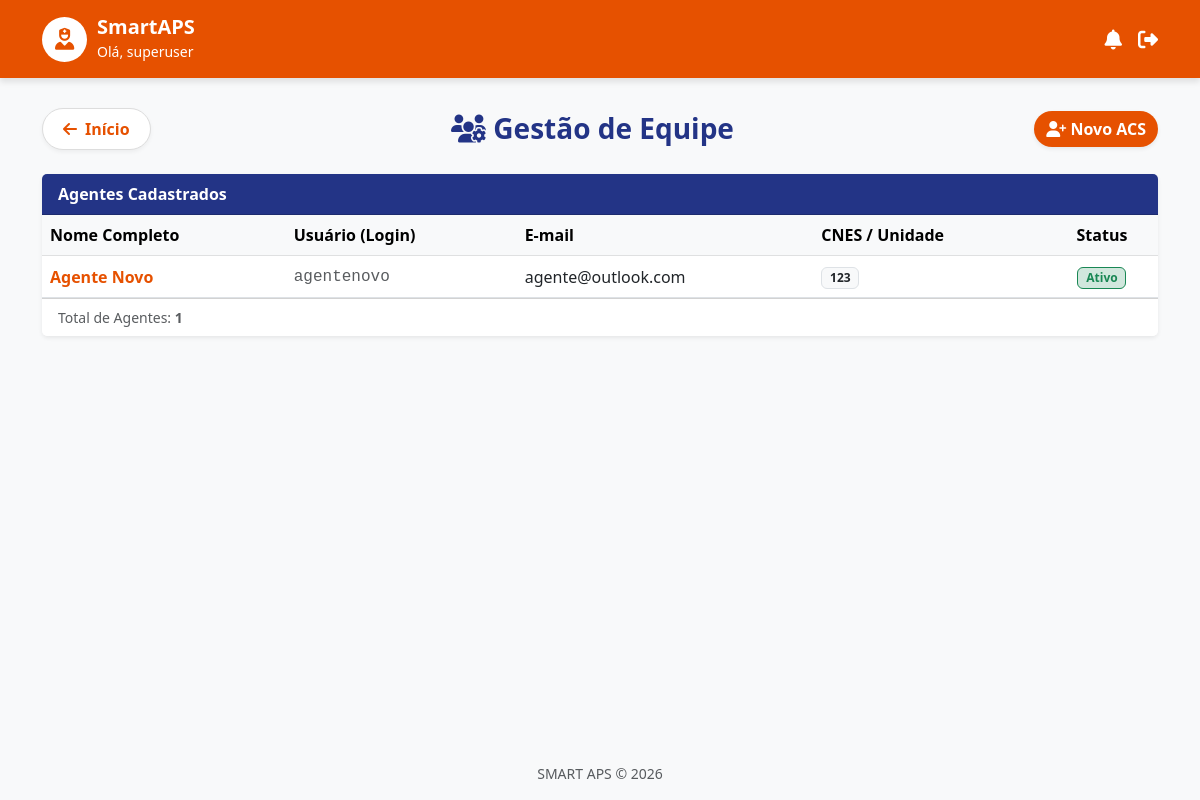
/gestao/equipe/ (signed in), run on the app's committed database.
### core/models.py (models this page shows)
class UsuarioACS(AbstractUser):
    cnes_unidade = models.CharField("CNES da Unidade", max_length=20, blank=True)
    class Meta:
        verbose_name = "Agente Comunitário de Saúde"
        verbose_name_plural = "Agentes Comunitários de Saúde"

### core/views.py (the view)
# urls.py: path('gestao/equipe/', views.lista_usuarios, name='lista_usuarios'), # NOVA ROTA
@never_cache
@user_passes_test(is_admin)
def lista_usuarios(request):
    usuarios = UsuarioACS.objects.filter(is_superuser=False).order_by('first_name')
    return render(request, 'lista_usuarios.html', {'usuarios': usuarios})

### core/views.py (called while the page is built)
def is_admin(user):
    return user.is_superuser

### core/templates/lista_usuarios.html (shortened to what this page needs)
{% extends 'base.html' %}
{% block content %}
<div class="d-flex justify-content-between align-items-center mb-4">
    <a href="{% url 'index' %}" class="btn-voltar-destaque">
        <i class="fa-solid fa-arrow-left"></i> Início
    </a>
    <h3 class="fw-bold m-0" style="color: var(--secondary-blue);">
        <i class="fa-solid fa-users-gear"></i> Gestão de Equipe
    </h3>
    <a href="{% url 'cadastrar_acs' %}" class="btn btn-laranja shadow-sm rounded-pill">
        <i class="fa-solid fa-user-plus"></i> Novo ACS
    </a>
</div>
<div class="card shadow-sm border-0">
    <div class="card-header text-white fw-bold" style="background-color: var(--secondary-blue);">
        Agentes Cadastrados
    </div>
    <div class="table-responsive">
        <table class="table table-hover align-middle mb-0">
            <thead class="table-light">
                <tr>
                    <th>Nome Completo</th>
                    <th>Usuário (Login)</th>
                    <th>E-mail</th>
                    <th>CNES / Unidade</th>
                    <th class="text-center">Status</th>
                </tr>
            </thead>
            <tbody>
                {% for usuario in usuarios %}
                <tr>
                    <td class="fw-bold" style="color: var(--primary-color);">
                        {{ usuario.first_name }} {{ usuario.last_name }}
                    </td>
                    <td class="font-monospace text-muted">{{ usuario.username }}</td>
                    <td>{{ usuario.email|default:"-" }}</td>
                    <td><span class="badge bg-light text-dark border">{{ usuario.cnes_unidade|default:"N/A" }}</span></td>
                    <td class="text-center">
                        {% if usuario.is_active %}
                            <span class="badge bg-success-subtle text-success border border-success">Ativo</span>
                        {% else %}
                            <span class="badge bg-danger-subtle text-danger border border-danger">Inativo</span>
                        {% endif %}
                    </td>
                </tr>
                {% endfor %}
            </tbody>
        </table>
    </div>
    <div class="card-footer bg-white text-muted small">
        Total de Agentes: <strong>{{ usuarios.count }}</strong>
    </div>
</div>
{% endblock %}

### core/templates/base.html (shortened to what this page needs)
{% load static %}
<!DOCTYPE html>
<html lang="pt-br">
<head>
    <link href="https://cdn.jsdelivr.net/npm/bootstrap@5.3.0/dist/css/bootstrap.min.css" rel="stylesheet">
    <link href="https://cdnjs.cloudflare.com/ajax/libs/font-awesome/6.4.0/css/all.min.css" rel="stylesheet">
    <link rel="stylesheet" href="{% static 'css/style.css' %}">
</head>
<body>
    <div class="header-custom">
        <div class="container d-flex justify-content-between align-items-center">
            <div class="d-flex align-items-center">
                <div class="user-avatar">
                    <i class="fa-solid fa-user-nurse"></i>
                </div>
                <div>
                    <h5 class="m-0 fw-bold text-white" style="color: white !important;">SmartAPS</h5>
                    <small>Olá, {{ user.username|default:"ACS" }}</small>
                </div>
            </div>
            <div class="d-flex gap-3 align-items-center">
                <i class="fa-solid fa-bell fa-lg" style="cursor: pointer;"></i>
                {% if user.is_authenticated %}
                <form method="post" action="{% url 'logout' %}" class="d-inline m-0 p-0">
                    <button type="submit" class="btn p-0 border-0 bg-transparent text-white" title="Sair">
                        <i class="fa-solid fa-right-from-bracket fa-lg"></i>
                    </button>
                </form>
                {% endif %}
            </div>
        </div>
    </div>
    <div class="container flex-grow-1 mb-5">
        {% block content %}{% endblock %}
    </div>
    <footer class="text-center py-3 text-muted small mt-auto">
        SMART APS &copy; {% now "Y" %}
    </footer>
</body>
</html>

### core/static/css/style.css (style rules this page uses)
:root { --primary-color: #E65100; --primary-hover: #BF360C; --secondary-blue: #233486; --bg-color: #F8F9FA; --status-atrasada-bg: #FFEBEE; --status-atrasada-text: #D32F2F; --status-atrasada-border: #EF5350; --status-aplicada-bg: #E8F5E9; --status-aplicada-text: #2E7D32; --status-aplicada-border: #66BB6A; --status-pendente-bg: #F5F5F5; --status-pendente-text: #616161; --status-pendente-border: #BDBDBD; }
body { background-color: var(--bg-color); font-family: 'Segoe UI', Tahoma, Geneva, Verdana, sans-serif; min-height: 100vh; display: flex; flex-direction: column; }
.header-custom { background-color: var(--primary-color); color: white; padding: 15px 0; box-shadow: 0 4px 6px rgba(0,0,0,0.1); margin-bottom: 30px; }
.user-avatar { background-color: white; color: var(--primary-color); border: 2px solid rgba(255,255,255,0.8); width: 45px; height: 45px; border-radius: 50%; display: inline-flex; align-items: center; justify-content: center; font-size: 22px; margin-right: 10px; }
h1, h2, h3, h4, h5, .text-primary { color: var(--secondary-blue) !important; }
.btn-voltar-destaque { background-color: white; color: var(--primary-color); border: 1px solid #ddd; font-weight: 600; border-radius: 50px; padding: 8px 20px; text-decoration: none; display: inline-flex; align-items: center; gap: 8px; transition: all 0.2s; box-shadow: 0 2px 4px rgba(0,0,0,0.05); }
.btn-laranja { background-color: var(--primary-color) !important; color: white !important; border: none; font-weight: bold; }

### data on the page
UsuarioACS: username "superuser"
UsuarioACS: first_name "Agente", last_name "Novo", username "agentenovo", email "agente@outlook.com", cnes_unidade "123", is_active "Ativo"

### other printed values
{{ usuarios.count }} "1"
